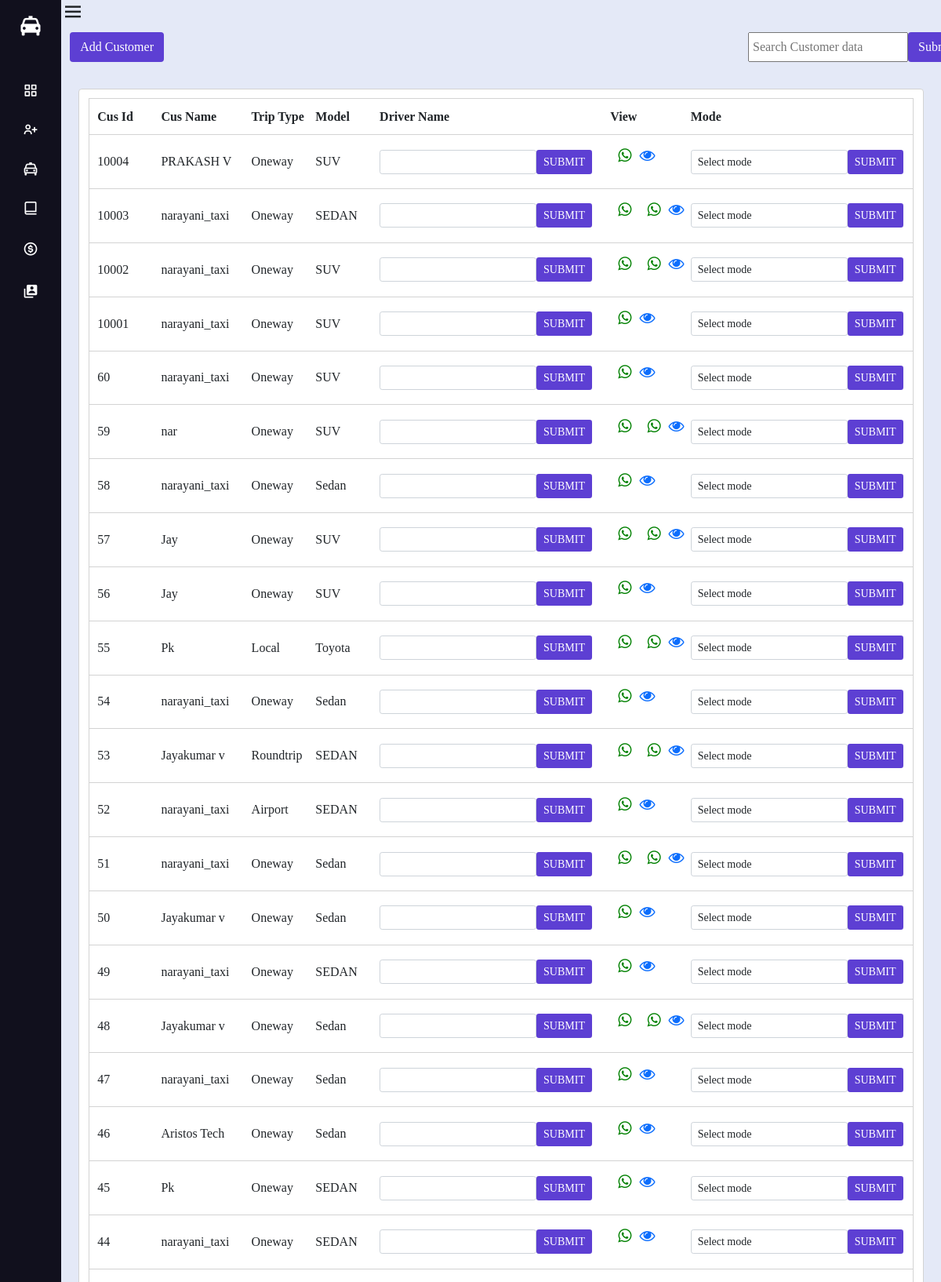
The app's page /allrides.php (upper part) with its own data.
### tables this page shows
CREATE TABLE `bookings` (
  `cusid` int(11) NOT NULL,
  `cusname` varchar(100) DEFAULT NULL,
  `cusemail` varchar(200) DEFAULT NULL,
  `cusmobile` mediumtext DEFAULT NULL,
  `cuspickup` varchar(500) DEFAULT NULL,
  `cusdrop` varchar(500) DEFAULT NULL,
  `fromaddress` varchar(100) DEFAULT NULL,
  `toaddress` varchar(100) DEFAULT NULL,
  `fromdate` date DEFAULT NULL,
  `fromtime` time DEFAULT NULL,
  `todate` varchar(50) DEFAULT NULL,
  `airporttrip` varchar(100) DEFAULT NULL,
  `airportaddress` varchar(500) DEFAULT NULL,
  `numdays` int(11) DEFAULT NULL,
  `taxiname` varchar(100) DEFAULT NULL,
  `distance` int(10) DEFAULT NULL,
  `finalamount` int(10) DEFAULT NULL,
  `triptype` varchar(100) DEFAULT NULL,
  `taxiidnumber` int(11) DEFAULT NULL,
  `cuscreatedon` datetime NOT NULL DEFAULT current_timestamp()
);

### allrides.php (the view, shortened to what this page needs)
<?php		ini_set('display_errors', 0);
            include("database.php");
			if(isset($_POST["searchsubmit"]))
			{
				$cusdata=$_POST['cusdata'];
				$allquery="select cusid,cusname,cusmobile,triptype,taxiname from bookings where cusname like '%$cusdata%' or cusid='".$cusdata."' order by cusid desc";
				$result= mysqli_query($con, $allquery);
			}
			else
			{
				$query="select cusid,cusname,cusmobile,triptype,taxiname from bookings order by cusid desc";
				$result= mysqli_query($con, $query);
			}
?>
<!DOCTYPE html>
<html lang="en" dir="ltr" >
  <head>
    <link rel="stylesheet" href="adminstyle.css">
    <link href='https://unpkg.com/boxicons@2.0.7/css/boxicons.min.css' rel='stylesheet'>
	<link href="https://cdn.jsdelivr.net/npm/bootstrap@5.1.3/dist/css/bootstrap.min.css" rel="stylesheet">
	<link rel="stylesheet" href="https://cdnjs.cloudflare.com/ajax/libs/font-awesome/4.7.0/css/font-awesome.min.css">
		<link href = "https://code.jquery.com/ui/1.10.4/themes/ui-lightness/jquery-ui.css" rel = "stylesheet">
<link rel='stylesheet' href='https://cdn-uicons.flaticon.com/uicons-regular-rounded/css/uicons-regular-rounded.css'>
</head>
<body>
  <div class="sidebar close">
    <div class="logo-details">
	  <i class='bx bxs-taxi' style="padding:3px;"></i>
    </div>
    <ul class="nav-links">
      <li>
        <a href="adminhome.php">
          <i class='bx bx-grid-alt' ></i>
        </a>
      </li>
	   <li>
        <div class="iocn-link">
          <a href="#">
             <i class='bx bx-user-plus'></i>
          </a>
        </div>
      </li>
      <li>
        <div class="iocn-link">
          <a href="#">
            <i class='bx bx-taxi'></i>
          </a>
        </div>
      </li>
      <li>
        <div class="iocn-link">
          <a href="#">
            <i class='bx bx-book-alt' ></i>
          </a>
        </div>
      </li>
      <li>
        <div class="iocn-link">
          <a href="#">
           <i class='bx bx-dollar-circle' ></i>
          </a>
        </div>
      </li>
      <li>
        <div class="iocn-link">
          <a href="#">
            <i class='bx bxs-user-account'></i>
          </a>
        </div>
      </li>
</ul>
</div>
<section class="home-section ">
    <div class="home-content ">
      <i class='bx bx-menu' ></i>
    </div>
<section class="whole">
	<a href="index.php"  class="btn addcustomer">Add Customer</a>
<div class="top">
		<div class="topbox">
			<form action="allrides.php" method="post">
				<div class="searchbox">
					<input type="text" name="cusdata" id="cusdata"  placeholder=" Search Customer data">
					<input type="submit" class="btn searchcolor " name="searchsubmit" id="search">
			    </div>
			</form>
		</div>
</div>
</section>
<section class="gridbox">
 <div class="card">
	<div class="table-responsive text-nowrap">
	<div class="tbl">
	<table>
	<tr>
		<th >Cus Id</th>
		<th>Cus Name</th>
		<th>Trip Type</th>
		<th>Model</th>
		<th class="drivertd">Driver Name</th>
		<th>View</th>
		<th class="drivertd">Mode</th>
	</tr>
<?php
			while($datas= mysqli_fetch_assoc($result)) {
?>
	<tr>
		<td><?php echo $datas['cusid'];?></td>
		<td><?php echo $datas['cusname'];?></td>
		<td><?php echo $datas['triptype'];?></td>
		<td><?php echo $datas['taxiname'];?></td>
			<form action="allrides.php" method="post" novalidate id="rideform">
		<td class="drivertd ">
		  <div class="d-flex">
			<div class="col-8 selectbox">
			<input type="text" id="driverdata" name="driverdata"autocomplete="off" required class="form-control form-control-sm w-100 dname <?php echo $datas['cusid'];?>"  style="width:100%;">
			</div>
			<div class="col-4">
			<input type="submit" value="SUBMIT" name="submit"  class=" btn btn-sm text-white">
			</div>
		  </div>
		</td>
			</form>
		<td>
			<div class="views">
			<p class="view"><a target="_blank" class="whatsappbtn" onclick="gotowhatsapp(<?php echo $datas["cusid"];?>)" ><i class="fa fa-whatsapp"></i></a></p>
			<?php
				include ('database.php');
				$cusid=$datas['cusid'];
				$driver="select customerid,driverdata,cusid from bookings inner join ridedetails on cusid=customerid where cusid='".$cusid."'";
				$resdriver=mysqli_query($con,$driver);
				while($row= mysqli_fetch_assoc($resdriver)){
			?>
			<p class="view"><a target="_blank" class="whatsappbtn" onclick="driverwhatsapp(<?php echo $row['driverdata']; ?>)"><i class="fa fa-whatsapp"></i></a></p>
			<?php } ?>
			<p class="view"><a href="customerview.php?cusid=<?php echo $datas["cusid"];?>"  class=""><i class="fa fa-eye"></i></a></p>
			</div>
		</td>
		<td class="drivertd">
		  	<form action="allrides.php" method="post" novalidate id="rideform">
				<div class="d-flex">
					<div class="col-8 selectbox">
						<select  name="ridemode" required class="form-control form-control-sm w-100"  style="width:100%;"onfocus='this.size=1;' onblur='this.size=1;' onchange='this.size=1;'>
							<option value="" disabled selected>Select mode  </option>
						</select>
					</div>
					<div>
						<input type="submit" value="SUBMIT" name="ridesubmit"  class=" btn btn-sm text-white">
					</div>
		        </div>
			</form>
		</td>
	</tr>
<?php } ?>
	</table>
	</div>
	</div>
	</div>
</section>
</section>
</body>
</html>

### adminstyle.css (style rules this page uses)
* { margin: 0; padding: 0; box-sizing: border-box; font-family: 'Poppins', sans-serif; }
body { overflow: hidden; }
.sidebar { position: fixed; top: 0; left: 0; height: 100%; width: 260px; background: #11101d; z-index: 100; transition: all 0.5s ease; }
.sidebar.close { width: 78px; }
.sidebar .logo-details { height: 60px; width: 100%; display: flex; align-items: center; }
.sidebar .logo-details i { font-size: 30px; color: #fff; height: 50px; min-width: 78px; text-align: center; line-height: 50px; }
.sidebar .nav-links { height: 100%; padding: 30px 0 150px 0; overflow: auto; }
.sidebar.close .nav-links { overflow: visible; }
.sidebar .nav-links li { position: relative; list-style: none; transition: all 0.4s ease; }
.sidebar .nav-links li .iocn-link { display: flex; align-items: center; justify-content: space-between; }
.sidebar.close .nav-links li .iocn-link { display: block }
.sidebar .nav-links li i { height: 50px; min-width: 78px; text-align: center; line-height: 50px; color: #fff; font-size: 20px; cursor: pointer; transition: all 0.3s ease; }
.sidebar .nav-links li a { display: flex; align-items: center; text-decoration: none; }
.home-section { position: relative; background: #E4E9F7; height: 100vh; left: 260px; width: calc(100% - 260px); transition: all 0.5s ease; }
.sidebar.close ~ .home-section { left: 78px; width: calc(100% - 78px); }
.home-content { display: flex; align-items: center; flex-wrap: wrap; }
.home-section .home-content .bx-menu, { color: #11101d; font-size: 35px; }
.home-section .home-content .bx-menu { cursor: pointer; }

### allrides.php (style rules this page uses)
@media only screen and (min-device-width : 600px) { * { font-family:Serif; box-sizing:border-box; } }
@media only screen and (min-device-width : 600px) { .gridbox { overflow-y:scroll; height:85%; margin-top:1%; } }
@media only screen and (min-device-width : 600px) { .home-content { font-size:30px; } }
@media only screen and (min-device-width : 600px) { .searchbox { display:flex; } }
@media only screen and (min-device-width : 600px) { .searchcolor { color:white; background-color:#5D3FD3; } }
@media only screen and (min-device-width : 600px) { .top { position:fixed; left:79.5%; } }
@media only screen and (min-device-width : 600px) { .whole { display:flex; margin-top:1%; } }
@media only screen and (min-device-width : 600px) { table { background-color:white; } }
@media only screen and (min-device-width : 600px) { tr { border:1px solid lightgray; } }
@media only screen and (min-device-width : 600px) { th,td { width:7%; padding:1% 1%; } }
@media only screen and (min-device-width : 600px) { .drivertd { width:20%; } }
@media only screen and (min-device-width : 600px) { .btn-sm, .addcustomer { color:white; background-color:#5D3FD3; } }
@media only screen and (min-device-width : 600px) { .addcustomer { color:white; background-color:#5D3FD3; margin-left:1%; } }
@media only screen and (min-device-width : 600px) { .view { margin-top:1%; font-size:20px; } }
@media only screen and (min-device-width : 600px) { .views { display:flex; } }
@media only screen and (min-device-width : 600px) { .whatsappbtn { color:green; font-size:20px; padding:10px; } }
@media only screen and (min-device-width : 600px) { .card { margin:2%; border:1px solid lightgray; padding:1%; } }
@media only screen and (min-device-width : 600px) { .selectbox { width:200px; } }

### records on screen
bookings: cusid "10004", cusname "PRAKASH V", triptype "Oneway", taxiname "SUV"
bookings: cusid "10003", cusname "narayani_taxi", triptype "Oneway", taxiname "SEDAN"
bookings: cusid "10002", cusname "narayani_taxi", triptype "Oneway", taxiname "SUV"
bookings: cusid "10001", cusname "narayani_taxi", triptype "Oneway", taxiname "SUV"
bookings: cusid "60", cusname "narayani_taxi", triptype "Oneway", taxiname "SUV"
bookings: cusid "59", cusname "nar", triptype "Oneway", taxiname "SUV"
bookings: cusid "58", cusname "narayani_taxi", triptype "Oneway", taxiname "Sedan"
bookings: cusid "57", cusname "Jay", triptype "Oneway", taxiname "SUV"
bookings: cusid "56", cusname "Jay", triptype "Oneway", taxiname "SUV"
bookings: cusid "55", cusname "Pk", triptype "Local", taxiname "Toyota"
bookings: cusid "54", cusname "narayani_taxi", triptype "Oneway", taxiname "Sedan"
bookings: cusid "53", cusname "Jayakumar v", triptype "Roundtrip", taxiname "SEDAN"
bookings: cusid "52", cusname "narayani_taxi", triptype "Airport", taxiname "SEDAN"
bookings: cusid "51", cusname "narayani_taxi", triptype "Oneway", taxiname "Sedan"
bookings: cusid "50", cusname "Jayakumar v", triptype "Oneway", taxiname "Sedan"
bookings: cusid "49", cusname "narayani_taxi", triptype "Oneway", taxiname "SEDAN"
bookings: cusid "48", cusname "Jayakumar v", triptype "Oneway", taxiname "Sedan"
bookings: cusid "47", cusname "narayani_taxi", triptype "Oneway", taxiname "Sedan"
bookings: cusid "46", cusname "Aristos Tech", triptype "Oneway", taxiname "Sedan"
bookings: cusid "45", cusname "Pk", triptype "Oneway", taxiname "SEDAN"
bookings: cusid "44", cusname "narayani_taxi", triptype "Oneway", taxiname "SEDAN"
